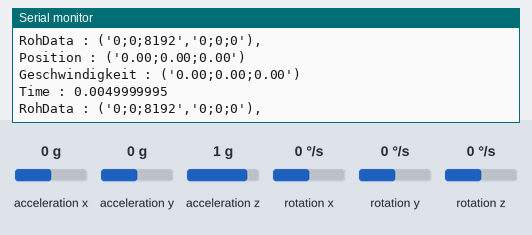
Recording of a sketch running on a simulated Arduino Uno, built with avr-gcc and run on an emulated ATmega328P. Parts: the last lines printed to the serial monitor. Inputs (shaded band) come from the test bench; at power-on: acceleration x 0 g, acceleration y 0 g, acceleration z 1 g, rotation x 0 °/s, rotation y 0 °/s, rotation z 0 °/s.

Above: at 1.7 s.
1.8 s: acceleration x set to -1.4 g
At 2.3 s:
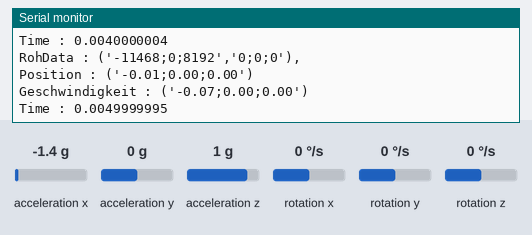
3.3 s: acceleration y set to -1.4 g
At 4.0 s:
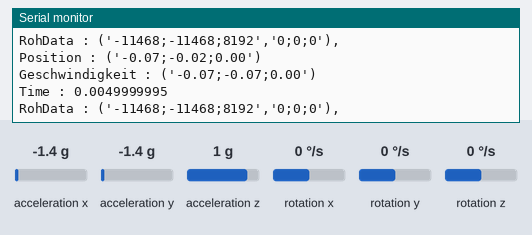
4.8 s: acceleration z set to -1.4 g
At 5.3 s:
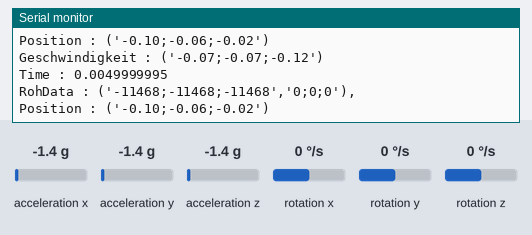
6.3 s: rotation x set to -192 °/s
At 7.1 s:
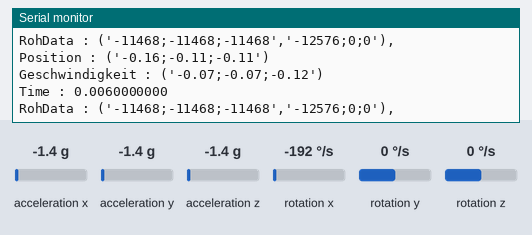
Timing chart, 0 to 7.7 s (numbered marks = the images above; inputs shaded):
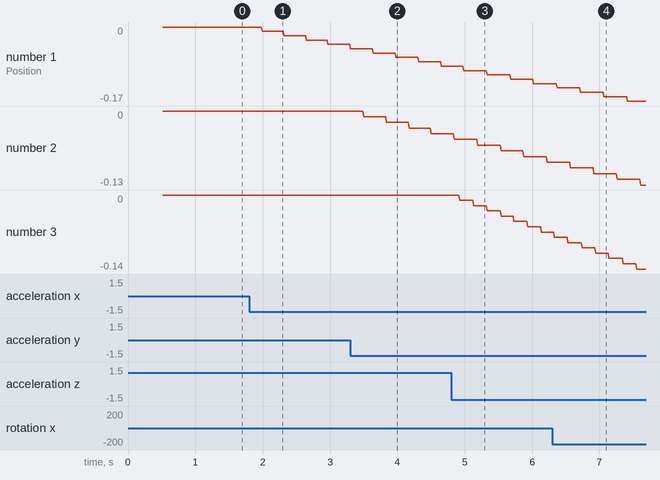

The sketch:

MPU6050_raw.ino
```cpp
// I2Cdev and MPU6050 must be installed as libraries, or else the .cpp/.h files
// for both classes must be in the include path of your project
#include "I2Cdev.h"

//#include "MPU6050.h"
#include "MPU6050_6Axis_MotionApps20.h"

// Arduino Wire library is required if I2Cdev I2CDEV_ARDUINO_WIRE implementation
// is used in I2Cdev.h
#if I2CDEV_IMPLEMENTATION == I2CDEV_ARDUINO_WIRE
    #include "Wire.h"
#endif

// class default I2C address is 0x68
// specific I2C addresses may be passed as a parameter here
// AD0 low = 0x68 (default for InvenSense evaluation board)
// AD0 high = 0x69
MPU6050 accelgyro(0x68);
//MPU6050 accelgyro(0x69); // <-- use for AD0 high
uint8_t devStatus;      // return status after each device operation (0 = success, !0 = error)

int16_t ax, ay, az;
int16_t gx, gy, gz;

double axc, ayc, azc;
double dax, dAy, daz;
double dgx, dgy, dgz;

double x = 0, y = 0, z = 0;
double vx = 0, vy = 0, vz = 0;
// uncomment "OUTPUT_READABLE_ACCELGYRO" if you want to see a tab-separated
// list of the accel X/Y/Z and then gyro X/Y/Z values in decimal. Easy to read,
// not so easy to parse, and slow(er) over UART.
#define OUTPUT_READABLE_ACCELGYRO

// uncomment "OUTPUT_BINARY_ACCELGYRO" to send all 6 axes of data as 16-bit
// binary, one right after the other. This is very fast (as fast as possible
// without compression or data loss), and easy to parse, but impossible to read
// for a human.
//#define OUTPUT_BINARY_ACCELGYRO

double timer = 0;
double timeStep = 0;

// Pitch, Roll and Yaw Angle values
double pitch = 0;
double roll = 0;
double yaw = 0;
double RDA = 39.24/32773;
double RDB = -39.24;

void setup() {

    // join I2C bus (I2Cdev library doesn't do this automatically)
    #if I2CDEV_IMPLEMENTATION == I2CDEV_ARDUINO_WIRE
        Wire.begin();
        Wire.setClock(400000); // 400kHz I2C clock. Comment this line if having compilation difficulties
    #elif I2CDEV_IMPLEMENTATION == I2CDEV_BUILTIN_FASTWIRE
        Fastwire::setup(400, true);
    #endif

    // initialize serial communication
    // (38400 chosen because it works as well at 8MHz as it does at 16MHz, but
    // it's really up to you depending on your project)
    //Serial1.begin(38400);
    Serial.begin(115200);

    // initialize device
    Serial.println("Initializing I2C devices...");
    accelgyro.initialize();
    // verify connection
    Serial.println("Testing device connections...");
    Serial.println(accelgyro.testConnection() ? "MPU6050 connection successful" : "MPU6050 connection failed");

    // load and configure the DMP
    Serial.println(F("Initializing DMP..."));
    devStatus = accelgyro.dmpInitialize();

    accelgyro.setDLPFMode(0x04);
    accelgyro.setFullScaleGyroRange(0x01);  // Set gyro full scale range to +/-500 degrees/s
    accelgyro.setFullScaleAccelRange(0x01); // Set accelerometer full scale range to +/-4g
    // supply your own gyro offsets here, scaled for min sensitivity
    accelgyro.setXGyroOffset(220);
    accelgyro.setYGyroOffset(76);
    accelgyro.setZGyroOffset(-85);
    accelgyro.setZAccelOffset(1788); // 1688 factory default for my test chip

    // make sure it worked (returns 0 if so)
    if (devStatus == 0) {
      // turn on the DMP, now that it's ready
      Serial.println(F("Enabling DMP..."));
      accelgyro.setDMPEnabled(true);
    } else {
      // ERROR!
      // 1 = initial memory load failed
      // 2 = DMP configuration updates failed
      // (if it's going to break, usually the code will be 1)
      Serial.print(F("DMP Initialization failed (code "));
      Serial.print(devStatus);
      Serial.println(F(")"));
    }

    accelgyro.getMotion6(&ax, &ay, &az, &gx, &gy, &gz);
    dax = RDA * ax + RDB, dAy = RDA * ay + RDB, daz = RDA * az + RDB;
}

void loop() {

    timer = millis();

    // read raw accel/gyro measurements from device
    accelgyro.getMotion6(&ax, &ay, &az, &gx, &gy, &gz);

    String data = "('";
           data +=  ax;
           data +=  ";";
           data +=  ay;
           data +=  ";";
           data +=  az;
           data +=  "','";
           data +=  gx;
           data +=  ";";
           data +=  gy;
           data +=  ";";
           data +=  gz;
           data +=  "'),";
    Serial.print("RohData : ");
    Serial.println(data);
    //Serial1.println(data);
    //Serial.println(Serial1.readStringUntil('\n'));
    timeStep = (millis() - timer) / 1000;
    axc = RDA * ax + RDB;
    ayc = RDA * ay + RDB;
    azc = RDA * az + RDB;

    x = -0.5 *timeStep*timeStep* (axc - dax) + vx * timeStep + x;
    y = -0.5 *timeStep*timeStep* (ayc - dAy) + vy * timeStep + y;
    z = -0.5 *timeStep*timeStep* (azc - daz) + vz * timeStep + z;

    vx = timeStep* (axc - dax) + vx;
    vy = timeStep* (ayc - dAy) + vy;
    vz = timeStep* (azc - daz) + vz;
    String pos = "('";
               pos +=  x;
               pos +=  ";";
               pos +=  y;
               pos +=  ";";
               pos +=  z;
               pos +=  "')";

    String geschw = "('";
               geschw +=  vx;
               geschw +=  ";";
               geschw +=  vy;
               geschw +=  ";";
               geschw +=  vz;
               geschw +=  "')";
     Serial.print("Position : ");
     Serial.println(pos);
     Serial.print("Geschwindigkeit : ");
     Serial.println(geschw);
     Serial.print("Time : ");
     Serial.println(timeStep, 10);

    dax = axc, dAy = ayc, daz = azc;
}
```

Measured:
- after the input at 1.8 s, the serial monitor: prints a new line at once (image 1)
- after the input at 3.3 s, the serial monitor: prints a new line at once (image 2)
- after the input at 4.8 s, the serial monitor: prints a new line at once (image 3)
- after the input at 6.3 s, the serial monitor: prints a new line at once (image 4)
- plotted number 1: 0 → -0.04 after the input at 1.8 s
